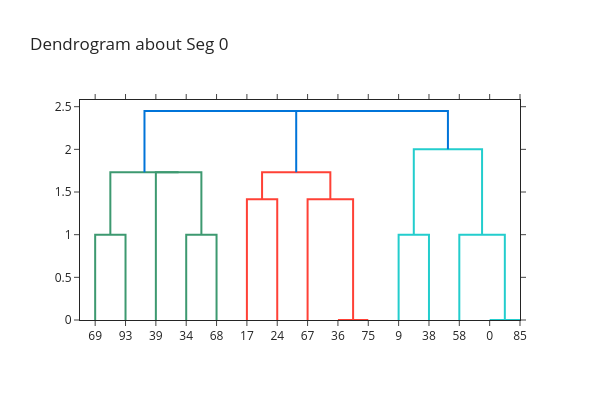

Write notebook code for a chart like this one.
### Code cell
selector.visualize_topic_seg(0)

### Figure 1 — Plotly figure (JSON) as saved in the notebook; plotly's stock layout.template omitted (floating-point values rounded to 4 significant figures)
{"data": [{"hoverinfo": "text", "marker": {"color": "rgb(61,153,112)"}, "mode": "lines", "type": "scatter", "x": [5.0, 5.0, 15.0, 15.0], "xaxis": "x", "y": [0.0, 1.0, 1.0, 0.0], "yaxis": "y"}, {"hoverinfo": "text", "marker": {"color": "rgb(61,153,112)"}, "mode": "lines", "type": "scatter", "x": [35.0, 35.0, 45.0, 45.0], "xaxis": "x", "y": [0.0, 1.0, 1.0, 0.0], "yaxis": "y"}, {"hoverinfo": "text", "marker": {"color": "rgb(61,153,112)"}, "mode": "lines", "type": "scatter", "x": [25.0, 25.0, 40.0, 40.0], "xaxis": "x", "y": [0.0, 1.732, 1.732, 1.0], "yaxis": "y"}, {"hoverinfo": "text", "marker": {"color": "rgb(61,153,112)"}, "mode": "lines", "type": "scatter", "x": [10.0, 10.0, 32.5, 32.5], "xaxis": "x", "y": [1.0, 1.732, 1.732, 1.732], "yaxis": "y"}, {"hoverinfo": "text", "marker": {"color": "rgb(255,65,54)"}, "mode": "lines", "type": "scatter", "x": [55.0, 55.0, 65.0, 65.0], "xaxis": "x", "y": [0.0, 1.414, 1.414, 0.0], "yaxis": "y"}, {"hoverinfo": "text", "marker": {"color": "rgb(255,65,54)"}, "mode": "lines", "type": "scatter", "x": [85.0, 85.0, 95.0, 95.0], "xaxis": "x", "y": [0.0, 0.0, 0.0, 0.0], "yaxis": "y"}, {"hoverinfo": "text", "marker": {"color": "rgb(255,65,54)"}, "mode": "lines", "type": "scatter", "x": [75.0, 75.0, 90.0, 90.0], "xaxis": "x", "y": [0.0, 1.414, 1.414, 0.0], "yaxis": "y"}, {"hoverinfo": "text", "marker": {"color": "rgb(255,65,54)"}, "mode": "lines", "type": "scatter", "x": [60.0, 60.0, 82.5, 82.5], "xaxis": "x", "y": [1.414, 1.732, 1.732, 1.414], "yaxis": "y"}, {"hoverinfo": "text", "marker": {"color": "rgb(35,205,205)"}, "mode": "lines", "type": "scatter", "x": [105.0, 105.0, 115.0, 115.0], "xaxis": "x", "y": [0.0, 1.0, 1.0, 0.0], "yaxis": "y"}, {"hoverinfo": "text", "marker": {"color": "rgb(35,205,205)"}, "mode": "lines", "type": "scatter", "x": [135.0, 135.0, 145.0, 145.0], "xaxis": "x", "y": [0.0, 0.0, 0.0, 0.0], "yaxis": "y"}, {"hoverinfo": "text", "marker": {"color": "rgb(35,205,205)"}, "mode": "lines", "type": "scatter", "x": [125.0, 125.0, 140.0, 140.0], "xaxis": "x", "y": [0.0, 1.0, 1.0, 0.0], "yaxis": "y"}, {"hoverinfo": "text", "marker": {"color": "rgb(35,205,205)"}, "mode": "lines", "type": "scatter", "x": [110.0, 110.0, 132.5, 132.5], "xaxis": "x", "y": [1.0, 2.0, 2.0, 1.0], "yaxis": "y"}, {"hoverinfo": "text", "marker": {"color": "rgb(0,116,217)"}, "mode": "lines", "type": "scatter", "x": [71.25, 71.25, 121.2, 121.2], "xaxis": "x", "y": [1.732, 2.449, 2.449, 2.0], "yaxis": "y"}, {"hoverinfo": "text", "marker": {"color": "rgb(0,116,217)"}, "mode": "lines", "type": "scatter", "x": [21.25, 21.25, 96.25, 96.25], "xaxis": "x", "y": [1.732, 2.449, 2.449, 2.449], "yaxis": "y"}], "layout": {"autosize": false, "height": 400, "hovermode": "closest", "showlegend": false, "title": {"text": "Dendrogram about Seg 0"}, "width": 600, "xaxis": {"mirror": "allticks", "rangemode": "tozero", "showgrid": false, "showline": true, "showticklabels": true, "tickmode": "array", "ticks": "outside", "ticktext": [69, 93, 39, 34, 68, 17, 24, 67, 36, 75, 9, 38, 58, 0, 85], "tickvals": [5, 15, 25, 35, 45, 55, 65, 75, 85, 95, 105, 115, 125, 135, 145], "type": "linear", "zeroline": false}, "yaxis": {"mirror": "allticks", "rangemode": "tozero", "showgrid": false, "showline": true, "showticklabels": true, "ticks": "outside", "type": "linear", "zeroline": false}}}
